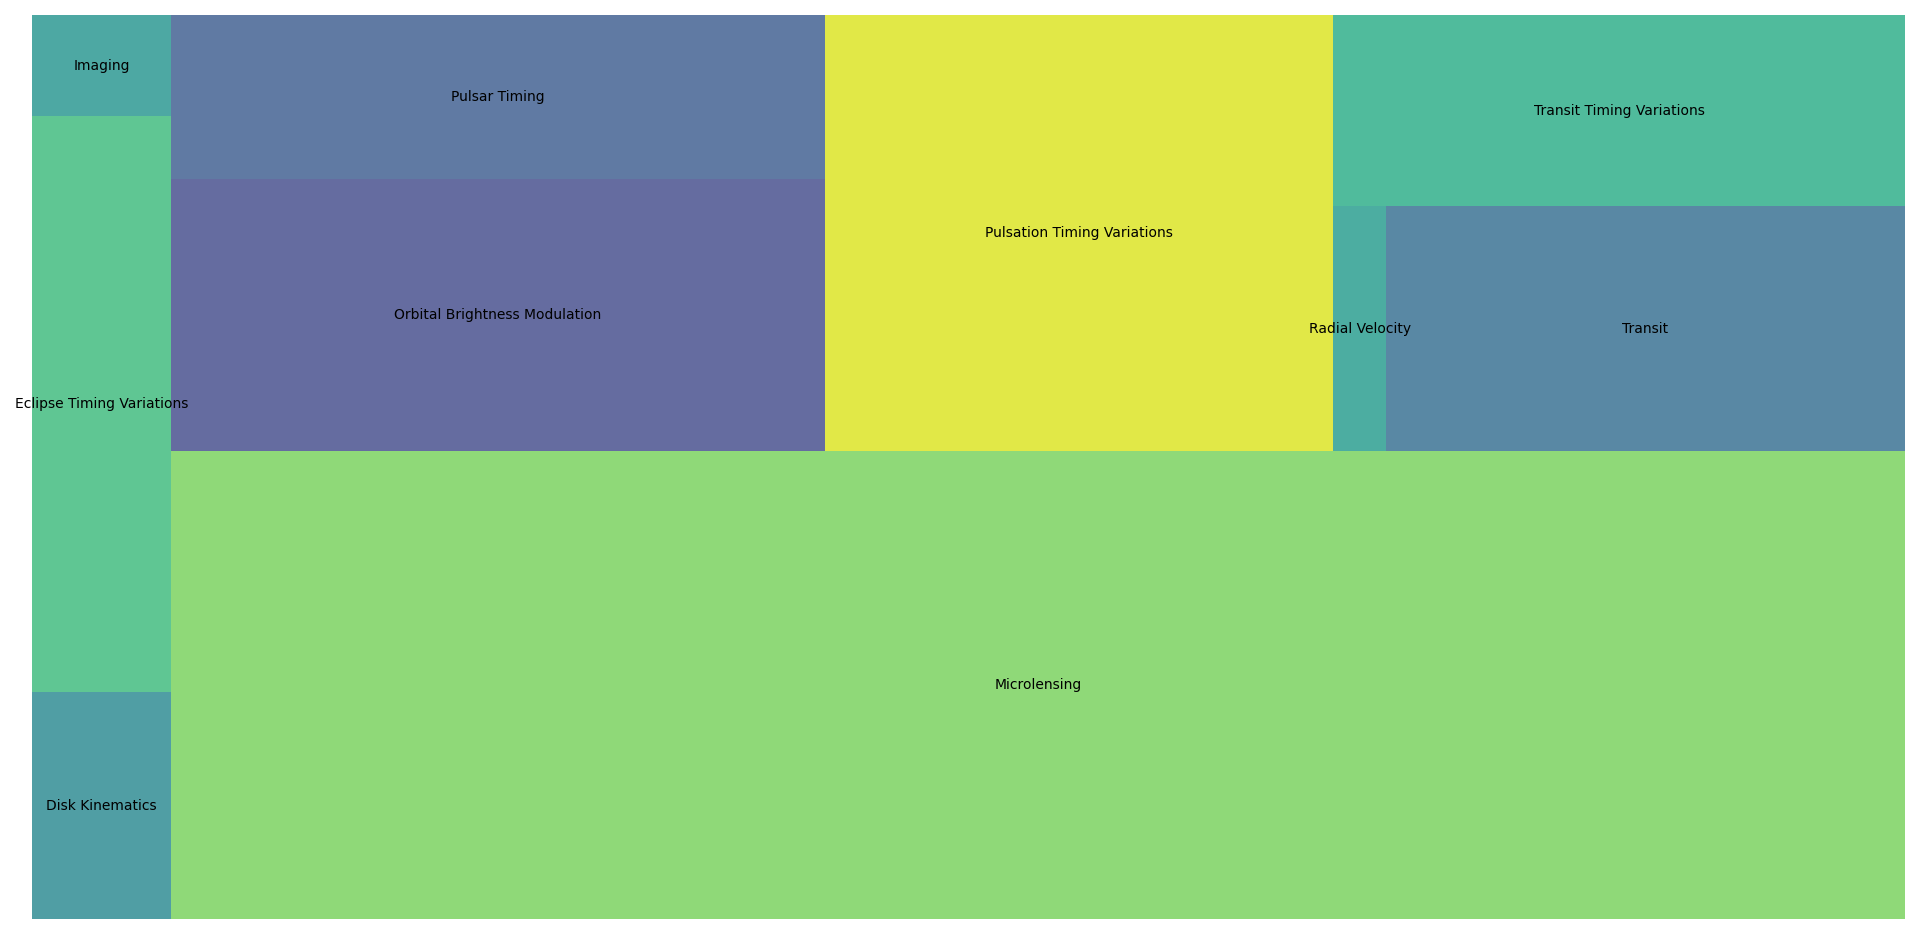

This figure's Python source:

# Paths:
path_data = "data/"

# Packages:
import numpy as np
import pandas as pd
import matplotlib.pyplot as plt
import squarify

# Display options:
pd.set_option("display.width", 1200)
pd.set_option("display.max_columns", 300)
pd.set_option("display.max_rows", 300)

# Dataset:
df = pd.read_csv(path_data + "nasa_exoplanets.csv")
df_varnames = pd.read_csv(path_data + "nasa_exoplanets_var_names.csv")

# Variables:
cat_var = "discoverymethod"
cat_var_name = df_varnames.loc[(df_varnames["var"] == cat_var), ["var_name"]].values[0][0]
size_var = "sy_dist"
size_var_name = df_varnames.loc[(df_varnames["var"] == size_var), ["var_name"]].values[0][0]

# Adapt the data:
df_plot = df[[cat_var, num_var]]
df_plot = df_plot.dropna()
df_plot = df_plot.reset_index(drop = True)
df_plot = df_plot.groupby(by = [cat_var],
                          as_index = False).mean()

# Plot:
fig = plt.subplots(
    figsize = (20, 10),
    tight_layout = True
)
squarify.plot(
    sizes = df_plot[size_var],
    label = df_plot[cat_var],
    alpha = 0.8
)
plt.axis("off")
